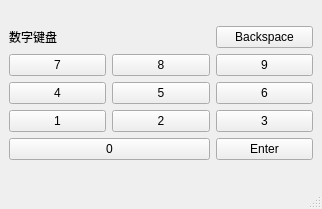
<?xml version="1.0" encoding="UTF-8"?>
<ui version="4.0">
 <class>MainWindow</class>
 <widget class="QMainWindow" name="MainWindow">
  <property name="geometry">
   <rect>
    <x>0</x>
    <y>0</y>
    <width>322</width>
    <height>209</height>
   </rect>
  </property>
  <property name="windowTitle">
   <string>MainWindow</string>
  </property>
  <widget class="QWidget" name="centralwidget">
   <layout class="QVBoxLayout" name="verticalLayout">
    <item>
     <layout class="QGridLayout" name="gridLayout">
      <item row="0" column="2">
       <widget class="QPushButton" name="pushButton_Backspace">
        <property name="text">
         <string>Backspace</string>
        </property>
       </widget>
      </item>
      <item row="1" column="0">
       <widget class="QPushButton" name="pushButton_7">
        <property name="text">
         <string>7</string>
        </property>
       </widget>
      </item>
      <item row="1" column="1">
       <widget class="QPushButton" name="pushButton_9">
        <property name="text">
         <string>8</string>
        </property>
       </widget>
      </item>
      <item row="1" column="2">
       <widget class="QPushButton" name="pushButton_8">
        <property name="text">
         <string>9</string>
        </property>
       </widget>
      </item>
      <item row="2" column="0">
       <widget class="QPushButton" name="pushButton_4">
        <property name="text">
         <string>4</string>
        </property>
       </widget>
      </item>
      <item row="2" column="1">
       <widget class="QPushButton" name="pushButton_6">
        <property name="text">
         <string>5</string>
        </property>
       </widget>
      </item>
      <item row="2" column="2">
       <widget class="QPushButton" name="pushButton_5">
        <property name="text">
         <string>6</string>
        </property>
       </widget>
      </item>
      <item row="3" column="0">
       <widget class="QPushButton" name="pushButton_1">
        <property name="text">
         <string>1</string>
        </property>
       </widget>
      </item>
      <item row="3" column="1">
       <widget class="QPushButton" name="pushButton_2">
        <property name="text">
         <string>2</string>
        </property>
       </widget>
      </item>
      <item row="3" column="2">
       <widget class="QPushButton" name="pushButton_3">
        <property name="text">
         <string>3</string>
        </property>
       </widget>
      </item>
      <item row="4" column="2">
       <widget class="QPushButton" name="pushButton_Enter">
        <property name="text">
         <string>Enter</string>
        </property>
       </widget>
      </item>
      <item row="0" column="0" colspan="2">
       <widget class="QLabel" name="label_number_keyboard">
        <property name="text">
         <string>数字键盘</string>
        </property>
       </widget>
      </item>
      <item row="4" column="0" colspan="2">
       <widget class="QPushButton" name="pushButton_0">
        <property name="text">
         <string>0</string>
        </property>
       </widget>
      </item>
     </layout>
    </item>
   </layout>
  </widget>
  <widget class="QMenuBar" name="menubar">
   <property name="geometry">
    <rect>
     <x>0</x>
     <y>0</y>
     <width>322</width>
     <height>21</height>
    </rect>
   </property>
  </widget>
  <widget class="QStatusBar" name="statusbar"/>
 </widget>
 <resources/>
 <connections/>
</ui>
